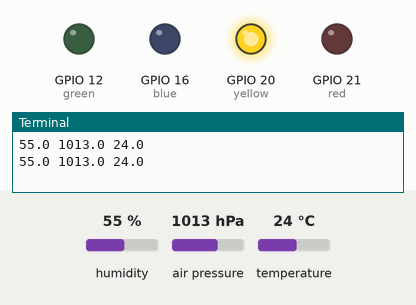
Recording of a program running on a simulated Raspberry Pi (BCM pin numbers). Shown: output pins drawn as LEDs (lit = HIGH), the last lines printed to the terminal. The inputs (shaded band) are chosen by the test bench; at power-on: humidity 55 %, air pressure 1013 hPa, temperature 24 °C.

Above: at 1.2 s.
1.3 s: humidity set to 42 %
3.2 s: humidity set to 39 %
At 5.2 s:
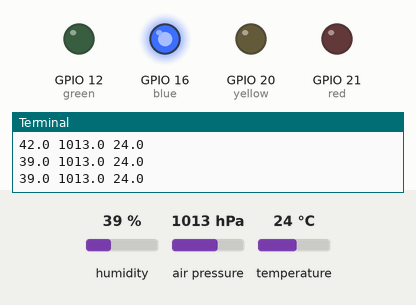
5.5 s: humidity set to 32 %
7.2 s: humidity set to 29 %
At 8.6 s:
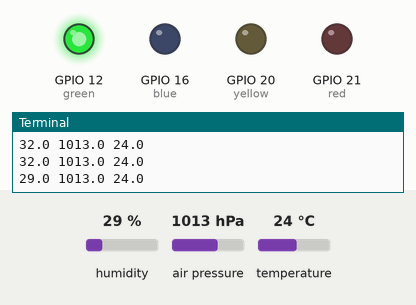
9.5 s: humidity set to 68 %
At 10.8 s:
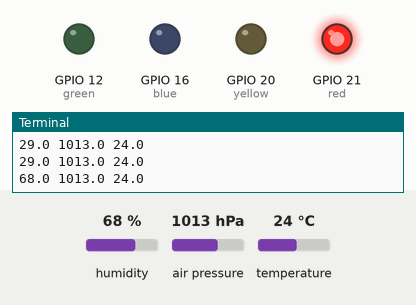
11.6 s: humidity set to 62 %
13.3 s: humidity set to 59 %
At 15.2 s:
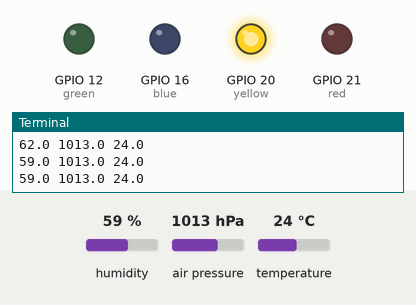
Timing chart, 0 to 16.6 s (numbered marks = the images above; inputs shaded):
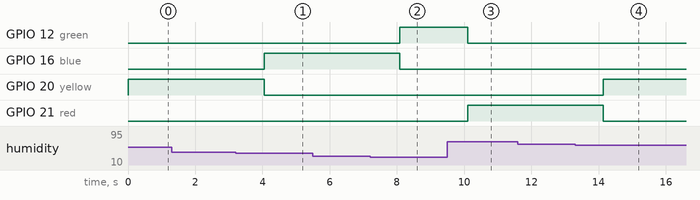

Measured:
- the behaviour switches between 41 and 40 % on humidity (found by bisection; images 0 and 1)
- the behaviour switches between 31 and 30 % on humidity (found by bisection; images 1 and 2)
- the behaviour switches between 61 and 60 % on humidity (found by bisection; images 3 and 4)
- after the input at 3.2 s, GPIO 16 (blue): LOW → HIGH after 0.85 s; GPIO 20 (yellow): HIGH → LOW after 0.85 s
- after the input at 7.2 s, GPIO 12 (green): LOW → HIGH after 0.89 s; GPIO 16 (blue): HIGH → LOW after 0.89 s
- after the input at 9.5 s, GPIO 12 (green): HIGH → LOW after 0.60 s; GPIO 21 (red): LOW → HIGH after 0.60 s
- after the input at 13.3 s, GPIO 20 (yellow): LOW → HIGH after 0.84 s; GPIO 21 (red): HIGH → LOW after 0.84 s

The program:

dancing-leds.py
```python
#!/usr/bin/python
import bme280
import smbus2
import RPi.GPIO as GPIO
from time import sleep

# constants
delay_s = 10
average_window = 10

# setup bme280
port = 1
address = 0x76
bus = smbus2.SMBus(port)
bme280.load_calibration_params(bus, address)

# setup gpio leds
GPIO.setmode(GPIO.BCM)
GPIO.setwarnings(False)

red = 21
yellow = 20
blue = 16
green = 12

GPIO.setup(red, GPIO.OUT)
GPIO.setup(yellow, GPIO.OUT)
GPIO.setup(blue, GPIO.OUT)
GPIO.setup(green, GPIO.OUT)


def reset_all():
    GPIO.output(red, False)
    GPIO.output(yellow, False)
    GPIO.output(blue, False)
    GPIO.output(green, False)


def led_dance(humidity):
    if humidity > 60:
        reset_all()
        GPIO.output(red, True)
    elif humidity <= 30:
        reset_all()
        GPIO.output(green, True)
    elif humidity <= 40:
        reset_all()
        GPIO.output(blue, True)
    else:
        reset_all()
        GPIO.output(yellow, True)


while True:
    bme280_data = bme280.sample(bus, address)
    humidity = bme280_data.humidity
    pressure = bme280_data.pressure
    ambient_temperature = bme280_data.temperature
    print(humidity, pressure, ambient_temperature)
    led_dance(humidity)
    sleep(1)
```
